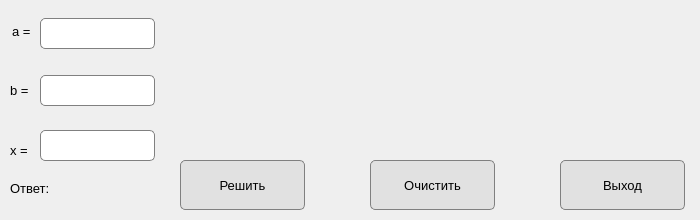
<?xml version="1.0" encoding="UTF-8"?>
<ui version="4.0">
 <class>Dialog</class>
 <widget class="QDialog" name="Dialog">
  <property name="geometry">
   <rect>
    <x>0</x>
    <y>0</y>
    <width>700</width>
    <height>220</height>
   </rect>
  </property>
  <property name="sizePolicy">
   <sizepolicy hsizetype="Preferred" vsizetype="Preferred">
    <horstretch>0</horstretch>
    <verstretch>0</verstretch>
   </sizepolicy>
  </property>
  <property name="minimumSize">
   <size>
    <width>700</width>
    <height>220</height>
   </size>
  </property>
  <property name="maximumSize">
   <size>
    <width>700</width>
    <height>220</height>
   </size>
  </property>
  <property name="windowTitle">
   <string>Dialog</string>
  </property>
  <widget class="QLabel" name="label_x">
   <property name="geometry">
    <rect>
     <x>10</x>
     <y>140</y>
     <width>21</width>
     <height>20</height>
    </rect>
   </property>
   <property name="font">
    <font>
     <family>Segoe UI</family>
     <pointsize>10</pointsize>
    </font>
   </property>
   <property name="text">
    <string>x =</string>
   </property>
  </widget>
  <widget class="QLineEdit" name="lineEdit_a">
   <property name="geometry">
    <rect>
     <x>40</x>
     <y>18</y>
     <width>115</width>
     <height>31</height>
    </rect>
   </property>
   <property name="font">
    <font>
     <family>Segoe UI</family>
     <pointsize>10</pointsize>
    </font>
   </property>
   <property name="styleSheet">
    <string notr="true">border: 1px solid gray;
                    border-radius: 5px;
                </string>
   </property>
  </widget>
  <widget class="QLabel" name="label_b">
   <property name="geometry">
    <rect>
     <x>10</x>
     <y>80</y>
     <width>21</width>
     <height>20</height>
    </rect>
   </property>
   <property name="font">
    <font>
     <family>Segoe UI</family>
     <pointsize>10</pointsize>
    </font>
   </property>
   <property name="text">
    <string>b =</string>
   </property>
  </widget>
  <widget class="QLineEdit" name="lineEdit_b">
   <property name="geometry">
    <rect>
     <x>40</x>
     <y>75</y>
     <width>115</width>
     <height>31</height>
    </rect>
   </property>
   <property name="font">
    <font>
     <family>Segoe UI</family>
     <pointsize>10</pointsize>
    </font>
   </property>
   <property name="styleSheet">
    <string notr="true">border: 1px solid gray;
                    border-radius: 5px;
                </string>
   </property>
  </widget>
  <widget class="QPushButton" name="btn_solve">
   <property name="geometry">
    <rect>
     <x>180</x>
     <y>160</y>
     <width>125</width>
     <height>50</height>
    </rect>
   </property>
   <property name="font">
    <font>
     <family>Segoe UI</family>
     <pointsize>10</pointsize>
    </font>
   </property>
   <property name="styleSheet">
    <string notr="true">border: 1px solid gray;
                    border-radius: 5px;
                    background: #e1e1e1;
                </string>
   </property>
   <property name="text">
    <string>Решить</string>
   </property>
  </widget>
  <widget class="QPushButton" name="btn_clear">
   <property name="geometry">
    <rect>
     <x>370</x>
     <y>160</y>
     <width>125</width>
     <height>50</height>
    </rect>
   </property>
   <property name="font">
    <font>
     <family>Segoe UI</family>
     <pointsize>10</pointsize>
    </font>
   </property>
   <property name="styleSheet">
    <string notr="true">border: 1px solid gray;
                    border-radius: 5px;
                    background: #e1e1e1;
                </string>
   </property>
   <property name="text">
    <string>Очистить</string>
   </property>
  </widget>
  <widget class="QLabel" name="label_a">
   <property name="geometry">
    <rect>
     <x>12</x>
     <y>21</y>
     <width>21</width>
     <height>20</height>
    </rect>
   </property>
   <property name="font">
    <font>
     <family>Segoe UI</family>
     <pointsize>10</pointsize>
    </font>
   </property>
   <property name="text">
    <string>a =</string>
   </property>
  </widget>
  <widget class="QLineEdit" name="lineEdit_x">
   <property name="geometry">
    <rect>
     <x>40</x>
     <y>130</y>
     <width>115</width>
     <height>31</height>
    </rect>
   </property>
   <property name="font">
    <font>
     <family>Segoe UI</family>
     <pointsize>10</pointsize>
    </font>
   </property>
   <property name="styleSheet">
    <string notr="true">border: 1px solid gray;
                    border-radius: 5px;
                </string>
   </property>
  </widget>
  <widget class="QLabel" name="label_answer">
   <property name="geometry">
    <rect>
     <x>10</x>
     <y>180</y>
     <width>148</width>
     <height>16</height>
    </rect>
   </property>
   <property name="font">
    <font>
     <family>Segoe UI</family>
     <pointsize>10</pointsize>
    </font>
   </property>
   <property name="text">
    <string>Ответ:</string>
   </property>
  </widget>
  <widget class="QLabel" name="label_img">
   <property name="enabled">
    <bool>true</bool>
   </property>
   <property name="geometry">
    <rect>
     <x>170</x>
     <y>10</y>
     <width>520</width>
     <height>140</height>
    </rect>
   </property>
   <property name="sizePolicy">
    <sizepolicy hsizetype="Preferred" vsizetype="Preferred">
     <horstretch>0</horstretch>
     <verstretch>0</verstretch>
    </sizepolicy>
   </property>
   <property name="text">
    <string/>
   </property>
   <property name="textFormat">
    <enum>Qt::AutoText</enum>
   </property>
   <property name="pixmap">
    <pixmap>lab2.png</pixmap>
   </property>
   <property name="scaledContents">
    <bool>true</bool>
   </property>
  </widget>
  <widget class="QPushButton" name="btn_exit">
   <property name="geometry">
    <rect>
     <x>560</x>
     <y>160</y>
     <width>125</width>
     <height>50</height>
    </rect>
   </property>
   <property name="font">
    <font>
     <family>Segoe UI</family>
     <pointsize>10</pointsize>
    </font>
   </property>
   <property name="styleSheet">
    <string notr="true">border: 1px solid gray;
                    border-radius: 5px;
                    background: #e1e1e1;
                </string>
   </property>
   <property name="text">
    <string>Выход</string>
   </property>
  </widget>
 </widget>
 <resources/>
 <connections/>
</ui>
